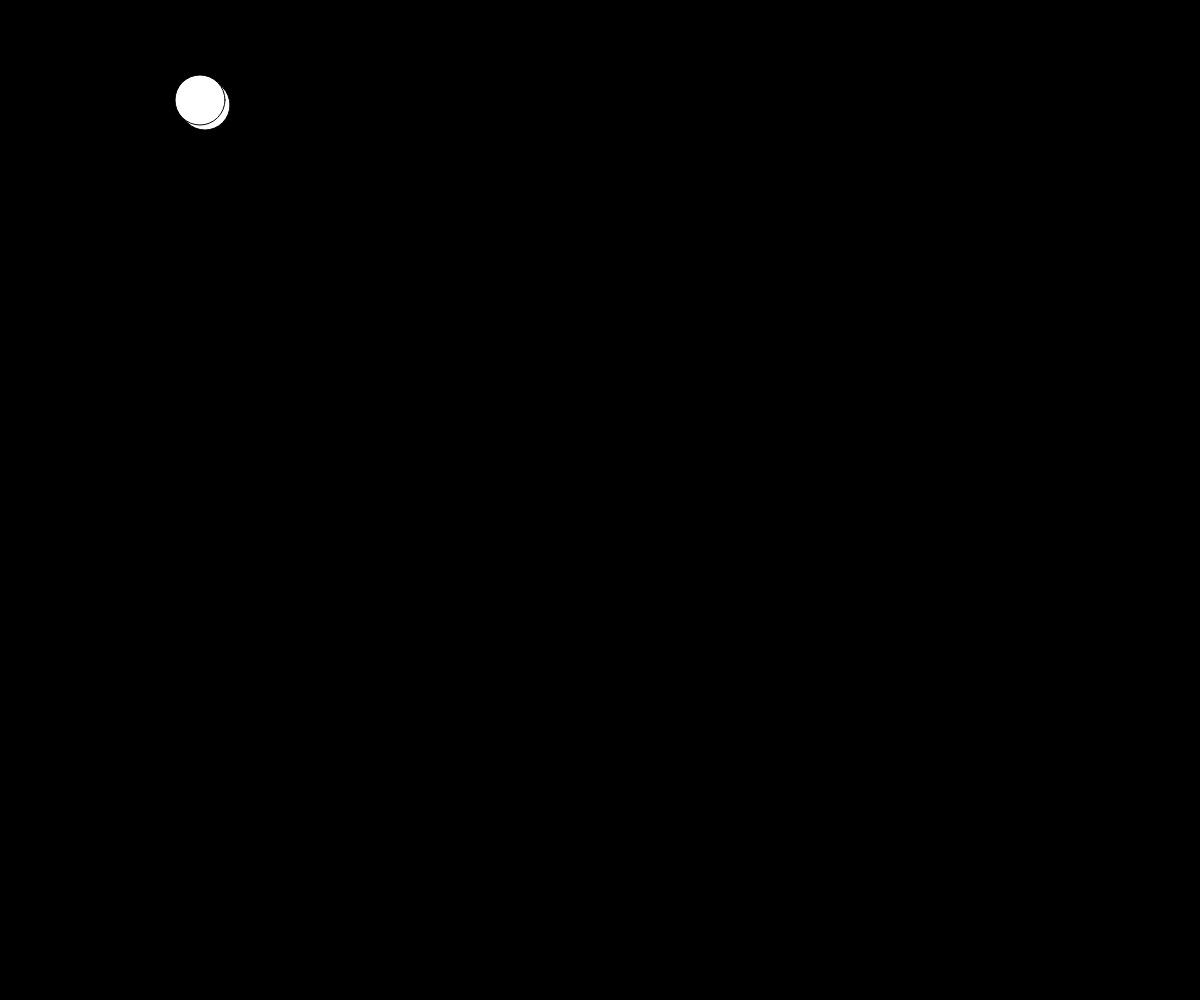
Frame 1 (no input)
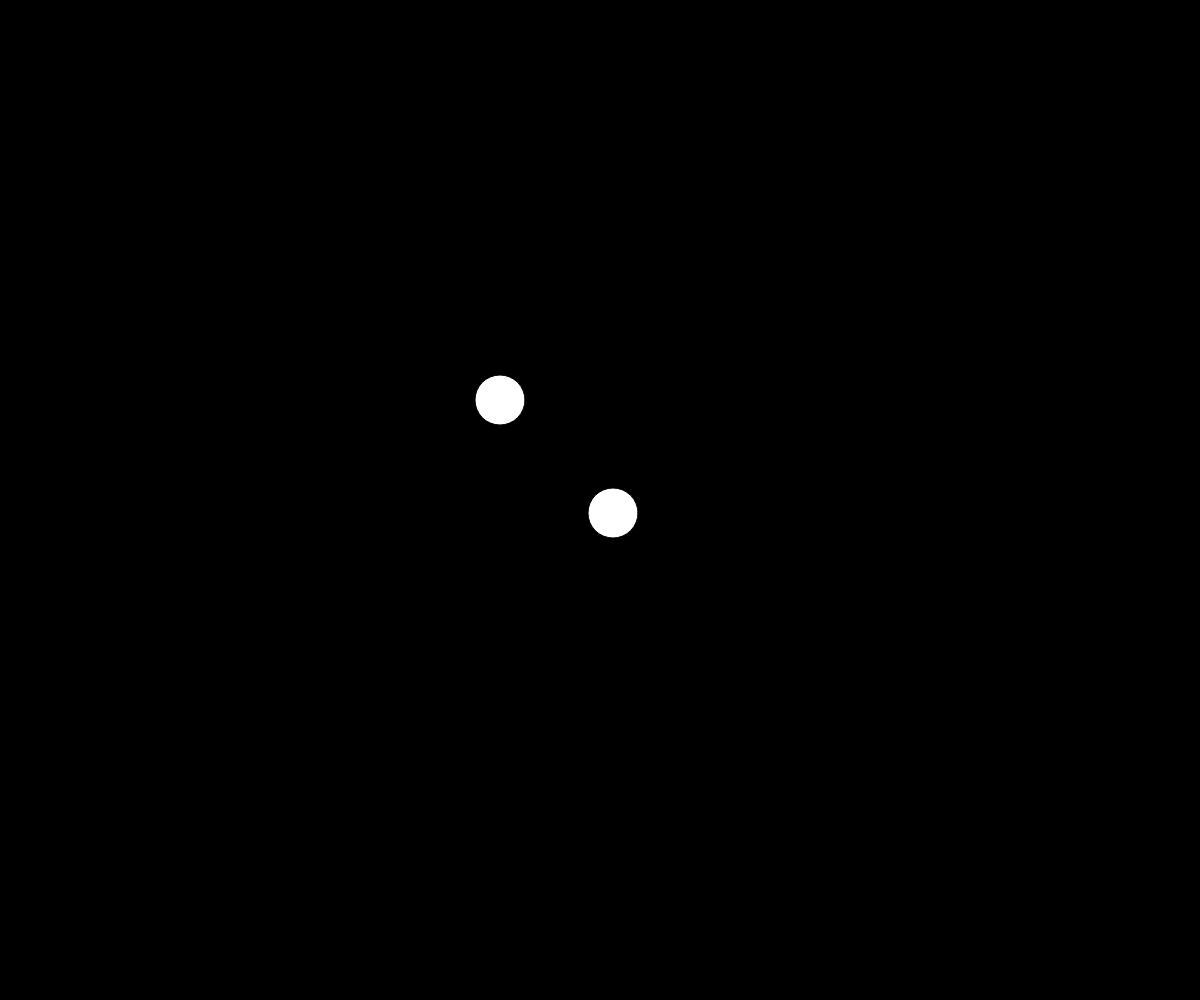
Frame 60 (no input)
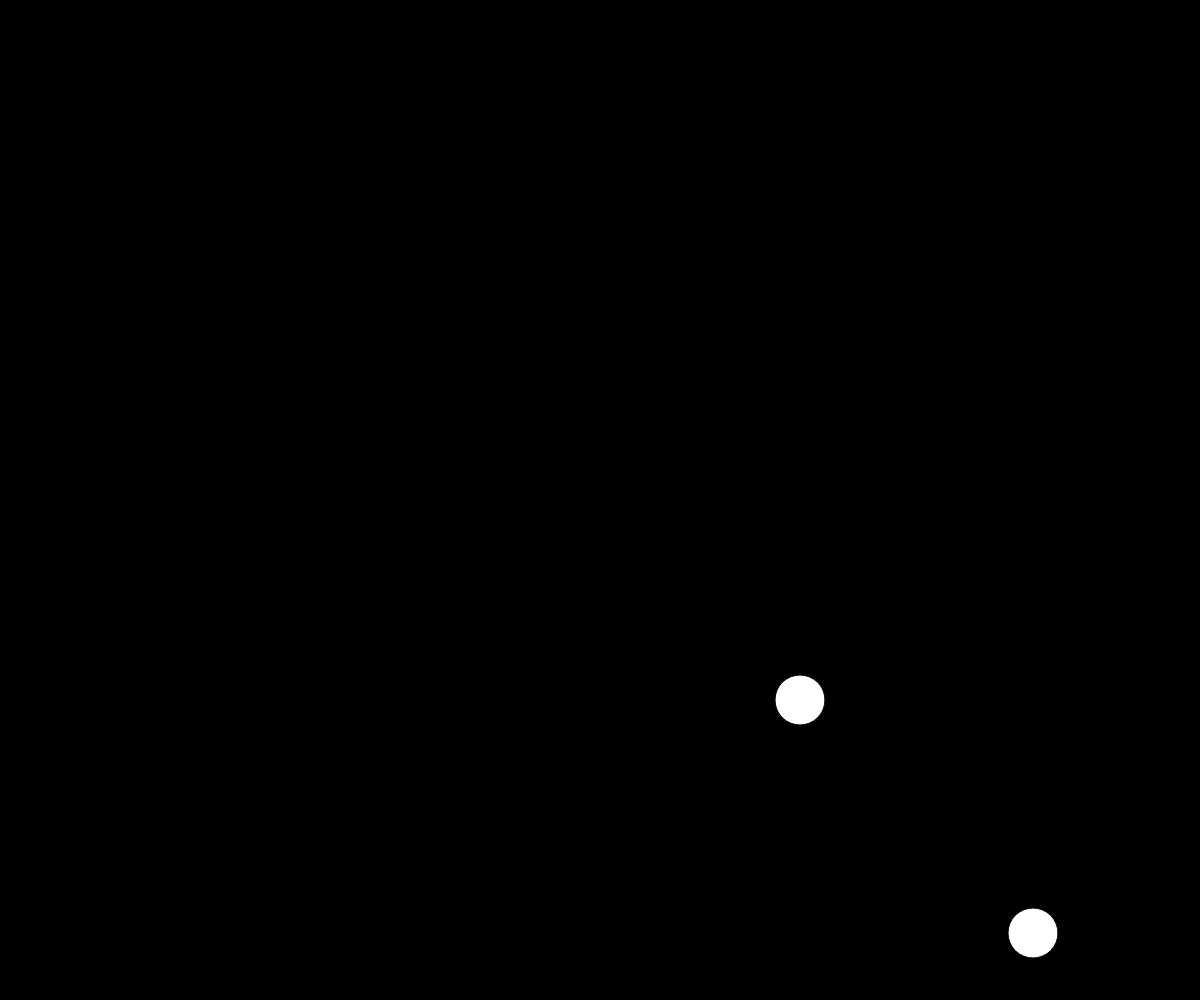
Frame 120 (the mouse pressed at the canvas centre since frame 60)

The p5.js sketch that drew these frames (run headless with seeded random() and noise() and a simulated clock; from frame 60 on, the mouse is pressed at the canvas centre):

// p5.js sketch
// ── sketch.js
// a simple p5 sketch demonstrating animation


var ballX = 200;
var ballY = 100;
var ballSpeedX = 5;
var ballSpeedY = 5;

var ball2X = 200;
var ball2Y = 100;
var ballSpeed2X = 7;
var ballSpeed2Y = 7;

function setup() {
	createCanvas(windowWidth, windowHeight);
}

function draw() {

	//////////////////////////////
	// update

	// change position
	ballX = ballX + ballSpeedX;
	ballY = ballY + ballSpeedY;

	ball2X = ball2X + ballSpeed2X;
	ball2Y = ball2Y + ballSpeed2Y;


	// don't let the ball go to far

	// right
	if (ballX > width) {
	if (ball2X > width +10)
		ballSpeedX = -ballSpeedX;
		ballSpeed2X = -ballSpeed2X;
	}

	// bottom
	if (ballY > height)
	if (ball2Y > height - 10) {
		ballSpeedY = -ballSpeedY;
		ballSpeed2Y = -ballSpeed2Y;
	}


	// left
	if (ballX < 0){
	if (ball2X < 20)
		ballSpeedX = -ballSpeedX;
		ballSpeed2X = -ballSpeed2X;
	}


	// top
	if (ballY < 0){
	if (ball2Y < 0)
		ballSpeedY = -ballSpeedY;
		ballSpeed2Y = -ballSpeed2Y ;
	}

//////////////////////////////
	// draw

	background(0);
	ellipse(ballX, ballY, 50, 50);
	ellipse(ball2X - 7, ball2Y - 7, 50, 50);
}
